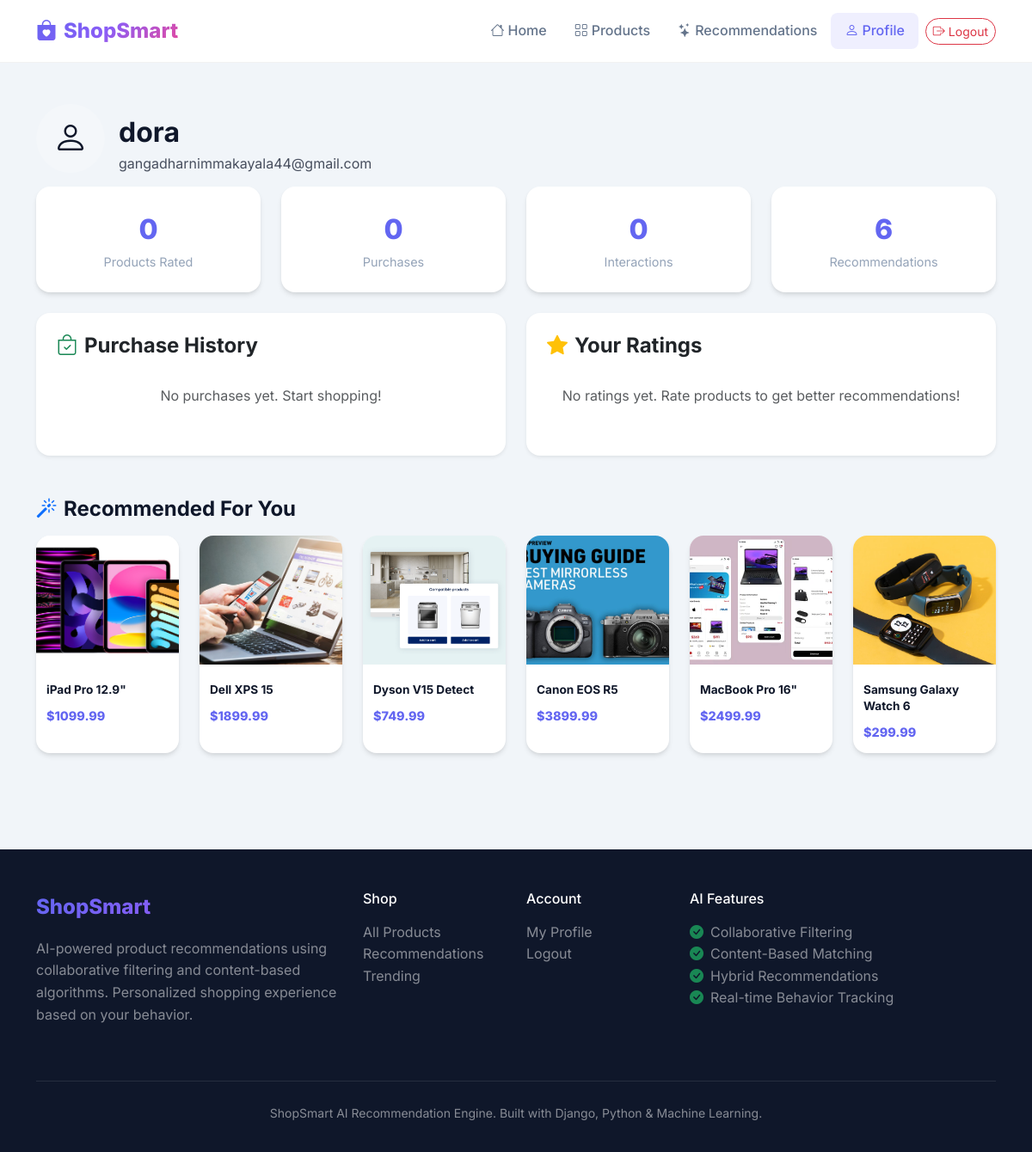
The page /profile/ (signed in) on the database its author committed.
### recommendations/models.py (models this page shows, shortened)
class Product(models.Model):
    name = models.CharField(max_length=200)
    description = models.TextField()
    price = models.DecimalField(max_digits=10, decimal_places=2)
    category = models.ForeignKey(Category, on_delete=models.CASCADE, related_name='products')
    brand = models.CharField(max_length=100)
    image_url = models.CharField(max_length=500, default='/static/recommendations/images/placeholder.jpg')
    tags = models.CharField(max_length=500, blank=True, help_text="Comma-separated tags")
    stock_quantity = models.IntegerField(default=0)
    average_rating = models.FloatField(default=0.0)
    total_reviews = models.IntegerField(default=0)
    created_at = models.DateTimeField(auto_now_add=True)

### recommendations/views.py (the view)
# urls.py: path('profile/', views.user_profile, name='profile'),
@login_required
def user_profile(request):
    profile, _ = UserProfile.objects.get_or_create(user=request.user)
    ratings = UserRating.objects.filter(user=request.user).select_related('product')
    purchases = Purchase.objects.filter(user=request.user).select_related('product')
    recommendations = RecommendationService.get_personalized_recommendations(
        request.user, n=6
    )
    context = {
        'profile': profile,
        'ratings': ratings,
        'purchases': purchases,
        'recommendations': recommendations,
    }
    return render(request, 'recommendations/profile.html', context)

### recommendations/recommendation_engine.py (called while the page is built)
    @staticmethod
    def get_recommendations(n=10):
        popular_products = Product.objects.annotate(
            purchase_count=Count('purchases'),
            avg_rating=Avg('ratings__rating')
        ).order_by('-purchase_count', '-avg_rating')[:n]
        recommendations = []
        for product in popular_products:
            score = (product.purchase_count or 0) * 0.5 + (product.average_rating or 0) * 0.5
            recommendations.append({
                'product': product,
                'score': round(score, 2),
                'algorithm': 'popularity'
            })
        return recommendations

    @staticmethod
    def get_personalized_recommendations(user, n=10):
        if not user or not user.is_authenticated:
            return PopularityBasedRecommender.get_recommendations(n)
        rating_count = UserRating.objects.filter(user=user).count()
        purchase_count = Purchase.objects.filter(user=user).count()
        view_count = UserBehavior.objects.filter(user=user, behavior_type='view').count()
        total_interactions = rating_count + purchase_count + view_count
        if total_interactions < 3:
            return PopularityBasedRecommender.get_recommendations(n)
        hybrid = HybridRecommender()
        recommendations = hybrid.get_recommendations(user.id, n)
        if not recommendations:
            return PopularityBasedRecommender.get_recommendations(n)
        return recommendations

### recommendations/templates/recommendations/profile.html (shortened to what this page needs)
{% extends 'recommendations/base.html' %}
{% block content %}
<section class="py-5">
    <div class="container">
        <div class="profile-header">
            <div class="d-flex align-items-center gap-3">
                <div class="profile-avatar">
                    <i class="bi bi-person"></i>
                </div>
                <div>
                    <h2 class="fw-bold mb-1">{{ user.username }}</h2>
                    <p class="mb-0 opacity-75">{{ user.email }}</p>
                </div>
            </div>
        </div>
        <div class="row g-4 mb-4">
            <div class="col-6 col-md-3">
                <div class="stat-card">
                    <div class="stat-number">{{ ratings.count }}</div>
                    <div class="stat-label">Products Rated</div>
                </div>
            </div>
            <div class="col-6 col-md-3">
                <div class="stat-card">
                    <div class="stat-number">{{ purchases.count }}</div>
                    <div class="stat-label">Purchases</div>
                </div>
            </div>
            <div class="col-6 col-md-3">
                <div class="stat-card">
                    <div class="stat-number">{{ user.behaviors.count }}</div>
                    <div class="stat-label">Interactions</div>
                </div>
            </div>
            <div class="col-6 col-md-3">
                <div class="stat-card">
                    <div class="stat-number">{{ recommendations|length }}</div>
                    <div class="stat-label">Recommendations</div>
                </div>
            </div>
        </div>
        <div class="row">
            <div class="col-lg-6 mb-4">
                <div class="card border-0 shadow-sm rounded-4">
                    <div class="card-body p-4">
                        <h4 class="fw-bold mb-3">
                            <i class="bi bi-bag-check me-2 text-success"></i>Purchase History
                        </h4>
                        {% for purchase in purchases %}
                        <div class="history-item">
                            <img src="{{ purchase.product.image_url }}" alt="{{ purchase.product.name }}" class="history-img">
                            <div class="flex-grow-1">
                                <h6 class="fw-bold mb-1">{{ purchase.product.name }}</h6>
                                <p class="text-muted mb-0">Qty: {{ purchase.quantity }} | ${{ purchase.total_price }} | {{ purchase.purchase_date|date:"M d, Y" }}</p>
                            </div>
                        </div>
                        {% empty %}
                        <p class="text-muted text-center py-3">No purchases yet. Start shopping!</p>
                        {% endfor %}
                    </div>
                </div>
            </div>
            <div class="col-lg-6 mb-4">
                <div class="card border-0 shadow-sm rounded-4">
                    <div class="card-body p-4">
                        <h4 class="fw-bold mb-3">
                            <i class="bi bi-star-fill me-2 text-warning"></i>Your Ratings
                        </h4>
                        {% for rating in ratings %}
                        <div class="history-item">
                            <img src="{{ rating.product.image_url }}" alt="{{ rating.product.name }}" class="history-img">
                            <div class="flex-grow-1">
                                <h6 class="fw-bold mb-1">{{ rating.product.name }}</h6>
                                <div class="product-rating">
                                    {% for i in "12345"|make_list %}
                                        {% if forloop.counter <= rating.rating %}
                                            <i class="bi bi-star-fill"></i>
                                        {% else %}
                                            <i class="bi bi-star"></i>
                                        {% endif %}
                                    {% endfor %}
                                    <span class="ms-2 text-muted">{{ rating.review|truncatechars:50 }}</span>
                                </div>
                            </div>
                        </div>
                        {% empty %}
                        <p class="text-muted text-center py-3">No ratings yet. Rate products to get better recommendations!</p>
                        {% endfor %}
                    </div>
                </div>
            </div>
        </div>
        {% if recommendations %}
        <div class="mt-4">
            <h4 class="fw-bold mb-3">
                <i class="bi bi-magic me-2 text-primary"></i>Recommended For You
            </h4>
            <div class="row g-4">
                {% for rec in recommendations %}
                <div class="col-6 col-md-4 col-lg-2">
                    <div class="product-card">
                        <div class="product-image-wrapper">
                            <img src="{{ rec.product.image_url }}" alt="{{ rec.product.name }}" class="product-image" style="height: 150px;">
                        </div>
                        <div class="product-info" style="padding: 0.75rem;">
                            <h6 class="product-name" style="font-size: 0.85rem;">{{ rec.product.name }}</h6>
                            <span class="product-price" style="font-size: 0.9rem;">${{ rec.product.price }}</span>
                        </div>
                    </div>
                </div>
                {% endfor %}
            </div>
        </div>
        {% endif %}
    </div>
</section>
{% endblock %}

### rows shown on the page
Product: product.image_url (picture), product.name "iPad Pro 12.9\"", product.price "1099.99"
Product: product.image_url (picture), product.name "Dell XPS 15", product.price "1899.99"
Product: product.image_url (picture), product.name "Dyson V15 Detect", product.price "749.99"
Product: product.image_url (picture), product.name "Canon EOS R5", product.price "3899.99"
Product: product.image_url (picture), product.name "MacBook Pro 16\"", product.price "2499.99"
Product: product.image_url (picture), product.name "Samsung Galaxy Watch 6", product.price "299.99"

### other values the page prints
{{ user.username }} "dora"
{{ user.email }} "gangadharnimmakayala44@gmail.com"
{{ ratings.count }} "0"
{{ purchases.count }} "0"
{{ user.behaviors.count }} "0"
{{ recommendations|length }} "6"
